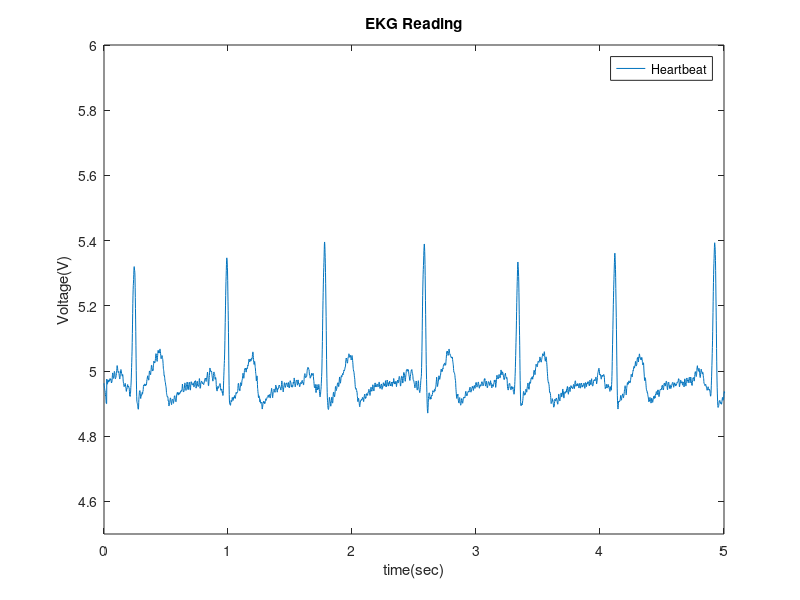

Write MATLAB code to recreate this figure.
clf;
clear;
%{
data = load("EKG.csv");
freq = data(:,1);
amp = data(:,3);
pshift = data(:,4);

subplot(2,1,1);
semilogx(freq, amp);
title("Amplitude vs. Freq.");
xlabel("Frequency (Hz)");
ylabel("Amplitude (dB)");

subplot(2,1,2);
semilogx(freq,pshift);
title("Phase Shift vs. Freq.");
xlabel("Frequency (Hz)");
ylabel("Phase Shift (\circ)");
%}

data = load("EKGHeart.csv")+5;
time = data(:,1);
voltage = data(:,2);
plot(time,voltage);
xlim([0,5]);
ylim([4.5,6]);
title("EKG Reading");
ylabel("Voltage(V)");
xlabel("time(sec)");
legend("Heartbeat");


